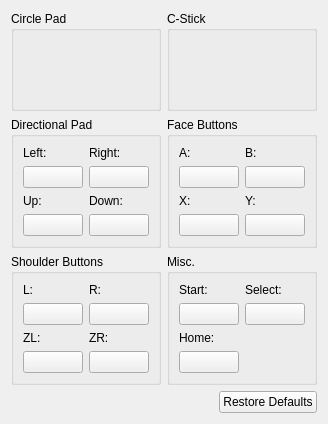
<?xml version="1.0" encoding="UTF-8"?>
<ui version="4.0">
 <class>ConfigureInput</class>
 <widget class="QWidget" name="ConfigureInput">
  <property name="geometry">
   <rect>
    <x>0</x>
    <y>0</y>
    <width>328</width>
    <height>424</height>
   </rect>
  </property>
  <property name="windowTitle">
   <string>ConfigureInput</string>
  </property>
  <layout class="QVBoxLayout" name="verticalLayout_5">
   <item>
    <layout class="QGridLayout" name="gridLayout_7">
     <item row="2" column="0">
      <widget class="QGroupBox" name="faceButtons_3">
       <property name="title">
        <string>Shoulder Buttons</string>
       </property>
       <property name="flat">
        <bool>false</bool>
       </property>
       <property name="checkable">
        <bool>false</bool>
       </property>
       <layout class="QGridLayout" name="gridLayout_3">
        <item row="0" column="1">
         <layout class="QVBoxLayout" name="verticalLayout_14">
          <item>
           <widget class="QLabel" name="label_19">
            <property name="text">
             <string>R:</string>
            </property>
           </widget>
          </item>
          <item>
           <widget class="ButtonSetter" name="buttonR">
            <property name="text">
             <string/>
            </property>
           </widget>
          </item>
         </layout>
        </item>
        <item row="0" column="0">
         <layout class="QVBoxLayout" name="verticalLayout_13">
          <item>
           <widget class="QLabel" name="label_17">
            <property name="text">
             <string>L:</string>
            </property>
           </widget>
          </item>
          <item>
           <widget class="ButtonSetter" name="buttonL">
            <property name="text">
             <string/>
            </property>
           </widget>
          </item>
         </layout>
        </item>
        <item row="1" column="0">
         <layout class="QVBoxLayout" name="verticalLayout_15">
          <item>
           <widget class="QLabel" name="label_20">
            <property name="text">
             <string>ZL:</string>
            </property>
           </widget>
          </item>
          <item>
           <widget class="ButtonSetter" name="buttonZL">
            <property name="text">
             <string/>
            </property>
           </widget>
          </item>
         </layout>
        </item>
        <item row="1" column="1">
         <layout class="QVBoxLayout" name="verticalLayout_16">
          <item>
           <widget class="QLabel" name="label_18">
            <property name="text">
             <string>ZR:</string>
            </property>
           </widget>
          </item>
          <item>
           <widget class="ButtonSetter" name="buttonZR">
            <property name="text">
             <string/>
            </property>
           </widget>
          </item>
         </layout>
        </item>
       </layout>
      </widget>
     </item>
     <item row="0" column="0">
      <widget class="QGroupBox" name="faceButtons_4">
       <property name="title">
        <string>Circle Pad</string>
       </property>
       <property name="flat">
        <bool>false</bool>
       </property>
       <property name="checkable">
        <bool>false</bool>
       </property>
       <layout class="QGridLayout" name="gridLayout_4">
        <item row="0" column="0">
         <widget class="AnalogSetter" name="analogCirclePad" native="true"/>
        </item>
       </layout>
      </widget>
     </item>
     <item row="0" column="1">
      <widget class="QGroupBox" name="faceButtons_5">
       <property name="title">
        <string>C-Stick</string>
       </property>
       <property name="flat">
        <bool>false</bool>
       </property>
       <property name="checkable">
        <bool>false</bool>
       </property>
       <layout class="QGridLayout" name="gridLayout_5">
        <item row="0" column="0">
         <widget class="AnalogSetter" name="analogCStick" native="true"/>
        </item>
       </layout>
      </widget>
     </item>
     <item row="1" column="0">
      <widget class="QGroupBox" name="faceButtons_2">
       <property name="title">
        <string>Directional Pad</string>
       </property>
       <property name="flat">
        <bool>false</bool>
       </property>
       <property name="checkable">
        <bool>false</bool>
       </property>
       <layout class="QGridLayout" name="gridLayout_2">
        <item row="1" column="0">
         <layout class="QVBoxLayout" name="verticalLayout_12">
          <item>
           <widget class="QLabel" name="label_34">
            <property name="text">
             <string>Up:</string>
            </property>
           </widget>
          </item>
          <item>
           <widget class="ButtonSetter" name="buttonDpadUp">
            <property name="text">
             <string/>
            </property>
           </widget>
          </item>
         </layout>
        </item>
        <item row="1" column="1">
         <layout class="QVBoxLayout" name="verticalLayout_9">
          <item>
           <widget class="QLabel" name="label_35">
            <property name="text">
             <string>Down:</string>
            </property>
           </widget>
          </item>
          <item>
           <widget class="ButtonSetter" name="buttonDpadDown">
            <property name="text">
             <string/>
            </property>
           </widget>
          </item>
         </layout>
        </item>
        <item row="0" column="0">
         <layout class="QVBoxLayout" name="verticalLayout_10">
          <item>
           <widget class="QLabel" name="label_32">
            <property name="text">
             <string>Left:</string>
            </property>
           </widget>
          </item>
          <item>
           <widget class="ButtonSetter" name="buttonDpadLeft">
            <property name="text">
             <string/>
            </property>
           </widget>
          </item>
         </layout>
        </item>
        <item row="0" column="1">
         <layout class="QVBoxLayout" name="verticalLayout_11">
          <item>
           <widget class="QLabel" name="label_33">
            <property name="text">
             <string>Right:</string>
            </property>
           </widget>
          </item>
          <item>
           <widget class="ButtonSetter" name="buttonDpadRight">
            <property name="text">
             <string/>
            </property>
           </widget>
          </item>
         </layout>
        </item>
       </layout>
      </widget>
     </item>
     <item row="1" column="1">
      <widget class="QGroupBox" name="faceButtons">
       <property name="title">
        <string>Face Buttons</string>
       </property>
       <property name="flat">
        <bool>false</bool>
       </property>
       <property name="checkable">
        <bool>false</bool>
       </property>
       <layout class="QGridLayout" name="gridLayout">
        <item row="0" column="0">
         <layout class="QVBoxLayout" name="verticalLayout">
          <item>
           <widget class="QLabel" name="label">
            <property name="text">
             <string>A:</string>
            </property>
           </widget>
          </item>
          <item>
           <widget class="ButtonSetter" name="buttonA">
            <property name="text">
             <string/>
            </property>
           </widget>
          </item>
         </layout>
        </item>
        <item row="0" column="1">
         <layout class="QVBoxLayout" name="verticalLayout_2">
          <item>
           <widget class="QLabel" name="label_2">
            <property name="text">
             <string>B:</string>
            </property>
           </widget>
          </item>
          <item>
           <widget class="ButtonSetter" name="buttonB">
            <property name="text">
             <string/>
            </property>
           </widget>
          </item>
         </layout>
        </item>
        <item row="1" column="0">
         <layout class="QVBoxLayout" name="verticalLayout_3">
          <item>
           <widget class="QLabel" name="label_3">
            <property name="text">
             <string>X:</string>
            </property>
           </widget>
          </item>
          <item>
           <widget class="ButtonSetter" name="buttonX">
            <property name="text">
             <string/>
            </property>
           </widget>
          </item>
         </layout>
        </item>
        <item row="1" column="1">
         <layout class="QVBoxLayout" name="verticalLayout_4">
          <item>
           <widget class="QLabel" name="label_4">
            <property name="text">
             <string>Y:</string>
            </property>
           </widget>
          </item>
          <item>
           <widget class="ButtonSetter" name="buttonY">
            <property name="text">
             <string/>
            </property>
           </widget>
          </item>
         </layout>
        </item>
       </layout>
      </widget>
     </item>
     <item row="2" column="1">
      <widget class="QGroupBox" name="faceButtons_6">
       <property name="title">
        <string>Misc.</string>
       </property>
       <property name="flat">
        <bool>false</bool>
       </property>
       <property name="checkable">
        <bool>false</bool>
       </property>
       <layout class="QGridLayout" name="gridLayout_6">
        <item row="0" column="0">
         <layout class="QVBoxLayout" name="verticalLayout_25">
          <item>
           <widget class="QLabel" name="label_29">
            <property name="text">
             <string>Start:</string>
            </property>
           </widget>
          </item>
          <item>
           <widget class="ButtonSetter" name="buttonStart">
            <property name="text">
             <string/>
            </property>
           </widget>
          </item>
         </layout>
        </item>
        <item row="0" column="1">
         <layout class="QVBoxLayout" name="verticalLayout_26">
          <item>
           <widget class="QLabel" name="label_30">
            <property name="text">
             <string>Select:</string>
            </property>
           </widget>
          </item>
          <item>
           <widget class="ButtonSetter" name="buttonSelect">
            <property name="text">
             <string/>
            </property>
           </widget>
          </item>
         </layout>
        </item>
        <item row="1" column="0">
         <layout class="QVBoxLayout" name="verticalLayout_27">
          <item>
           <widget class="QLabel" name="label_31">
            <property name="text">
             <string>Home:</string>
            </property>
           </widget>
          </item>
          <item>
           <widget class="ButtonSetter" name="buttonHome">
            <property name="text">
             <string/>
            </property>
           </widget>
          </item>
         </layout>
        </item>
       </layout>
      </widget>
     </item>
    </layout>
   </item>
   <item>
    <layout class="QHBoxLayout" name="horizontalLayout">
     <item>
      <spacer name="horizontalSpacer">
       <property name="orientation">
        <enum>Qt::Horizontal</enum>
       </property>
       <property name="sizeHint" stdset="0">
        <size>
         <width>40</width>
         <height>20</height>
        </size>
       </property>
      </spacer>
     </item>
     <item>
      <widget class="QPushButton" name="buttonRestoreDefaults">
       <property name="sizePolicy">
        <sizepolicy hsizetype="Minimum" vsizetype="Fixed">
         <horstretch>0</horstretch>
         <verstretch>0</verstretch>
        </sizepolicy>
       </property>
       <property name="sizeIncrement">
        <size>
         <width>0</width>
         <height>0</height>
        </size>
       </property>
       <property name="baseSize">
        <size>
         <width>0</width>
         <height>0</height>
        </size>
       </property>
       <property name="layoutDirection">
        <enum>Qt::LeftToRight</enum>
       </property>
       <property name="text">
        <string>Restore Defaults</string>
       </property>
      </widget>
     </item>
    </layout>
   </item>
  </layout>
 </widget>
 <customwidgets>
  <customwidget>
   <class>ButtonSetter</class>
   <extends>QPushButton</extends>
   <header>configure_input_widget.h</header>
   <container>1</container>
  </customwidget>
  <customwidget>
   <class>AnalogSetter</class>
   <extends>QWidget</extends>
   <header>configure_input_widget.h</header>
   <container>1</container>
  </customwidget>
 </customwidgets>
 <resources/>
 <connections/>
</ui>
